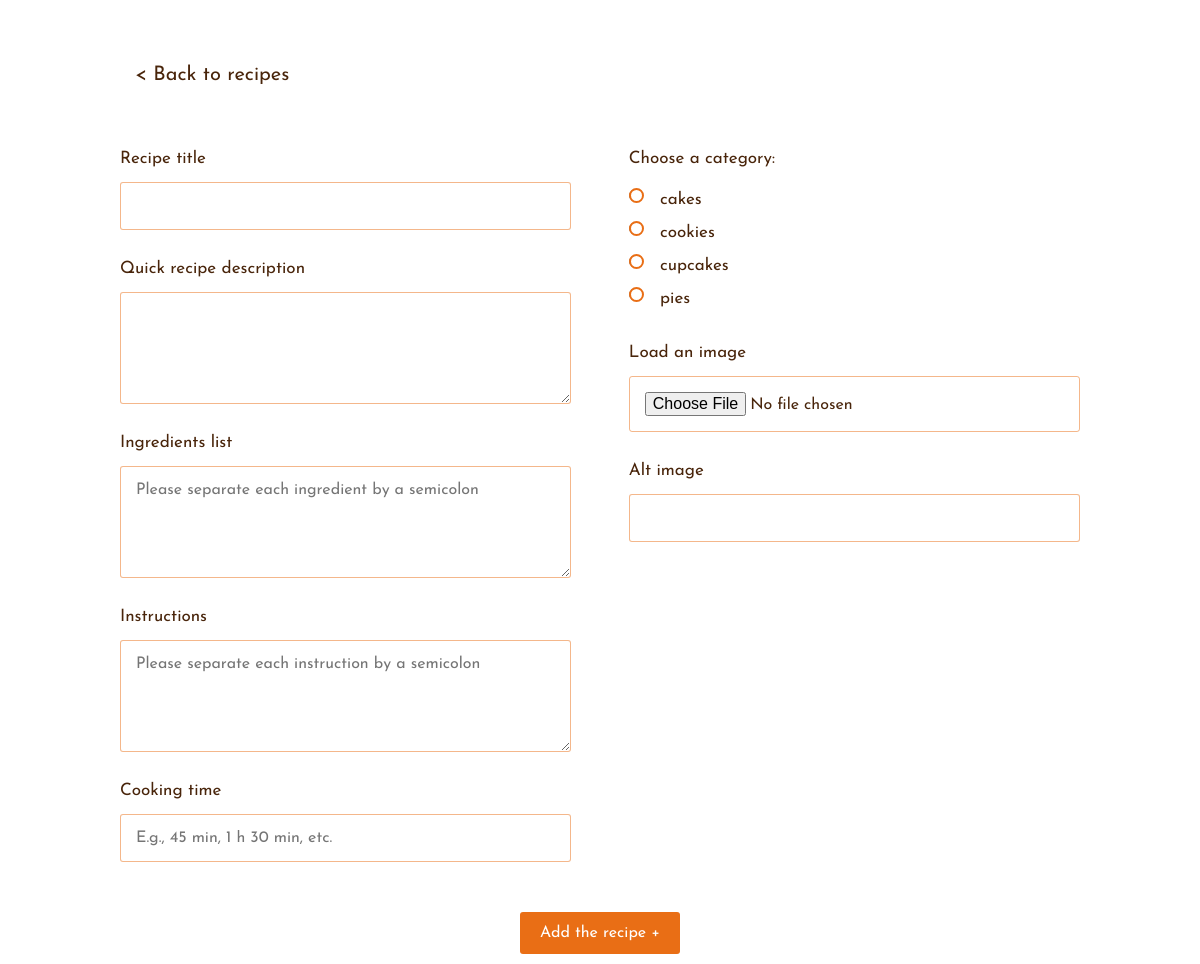
The app's page /new-recipe.php with its own data.
### tables this page shows
CREATE TABLE IF NOT EXISTS `category` (
  `id_category` int NOT NULL AUTO_INCREMENT,
  `name_category` varchar(255) NOT NULL,
  PRIMARY KEY (`id_category`)
);

### new-recipe.php (the view, shortened to what this page needs)
<?php
require_once 'connect.php';
$catQuery = $db->query("SELECT `id_category`, `name_category` FROM `category`");
$cat = $catQuery->fetchAll(PDO::FETCH_ASSOC);
?>
<!DOCTYPE html>
<html lang="en">
<head>
    <link rel="stylesheet" href="main.css">
</head>
<body>
    <section id="add-new">
        <div class="container">
            <a href="admin.php" class="arrow"> < Back to recipes </a>
            <form action="dbnew-recipe.php" method="POST" class="dflex fdcolumn" enctype="multipart/form-data">
                <div class="dflex">
                    <div class="form-wrapper">
                        <div class="dflex fdcolumn">
                            <label for="title">Recipe title</label>
                            <input type="text" name="title" id="title">
                        </div>
                        <div class="dflex fdcolumn">
                            <label for="description">Quick recipe description</label>
                            <textarea name="description" id="description" cols="30" rows="5"></textarea>
                        </div>
                        <div class="dflex fdcolumn">
                            <label for="ingredients">Ingredients list</label>
                            <textarea name="ingredients" id="ingredients" cols="30" rows="5" placeholder="Please separate each ingredient by a semicolon"></textarea>
                        </div>
                        <div class="dflex fdcolumn">
                            <label for="instructions">Instructions</label>
                            <textarea name="instructions" id="instructions" cols="30" rows="5" placeholder="Please separate each instruction by a semicolon"></textarea>
                        </div>
                        <div class="dflex fdcolumn">
                            <label for="timing">Cooking time</label>
                            <input type="text" name="timing" id="timing" placeholder="E.g., 45 min, 1 h 30 min, etc.">
                        </div>
                    </div>
                    <div class="form-wrapper">
                        <p class="label">Choose a category:</p>
                        <div class="dflex fdcolumn radio-wrapper">
<?php
foreach($cat as $c) {
?>
                            <div>
                                <input type="radio" id="<?=$c['name_category']?>"
                                name="category" value="<?=$c['id_category']?>">
                                <label for="<?=$c['name_category']?>"><?=$c['name_category']?></label>
                            </div>
<?php
}
?>
                        </div>
                        <div class="dflex fdcolumn">
                            <label for="img">Load an image</label>
                            <input type="file" name="img" id="img">
                        </div>
                        <div class="dflex fdcolumn">
                            <label for="alt">Alt image</label>
                            <input type="text" name="alt" id="alt">
                        </div>
                    </div>
                </div>
                <input type="submit" name="submit" value="Add the recipe +" class="add-input">
            </form>
        </div>
    </section>
</body>
</html>

### main.css (style rules this page uses)
* { margin: 0; padding: 0; font-size: 10px; }
body { color: #49250B; font-family: 'Josefin Sans', sans-serif; }
.container { width: 1170px; margin: 0 auto; }
.dflex { display: flex; }
.fdcolumn { flex-direction: column; }
a { text-decoration: none; display: inline-block; }
a.arrow { color: #49250B; font-size: 2rem; font-weight: 400; padding: 15px; transition: all .2s ease-in-out; }
@media screen and (max-width: 1200px) { .container { width: 960px; } }
#add-new { padding-top: 50px; }
form > div.dflex { justify-content: space-between; }
.form-wrapper { width: 47%; margin-top: 20px; }
.form-wrapper label, p.label { font-size: 1.7rem; color: #49250B; margin: 30px 0 15px; }
.form-wrapper input, .form-wrapper textarea { border: 1px solid #e96d157e; box-sizing: border-box; padding: 15px; border-radius: 3px; font-family: 'Josefin Sans', sans-serif; font-weight: 400; font-size: 1.6rem; max-width: 100%; }
.radio-wrapper > div { padding: 7px 0; }
.radio-wrapper > div > input { margin-right: 15px; color: #E96E15; }
input[type='radio']:after { width: 11px; height: 11px; border-radius: 15px; top: -1px; left: 0; position: relative; background-color: #fff; content: ''; display: inline-block; visibility: visible; border: 2px solid #E96E15; }
input.add-input { font-family: 'Josefin Sans', sans-serif; font-size: 1.6rem; color: #fff; background-color: #E96E15; padding: 13px 20px; border-radius: 3px; margin: 10px 0; transition: all .2s ease-in-out; border: none; margin-top: 50px; box-sizing: border-box; max-width: 210px; align-self: center; }

### records on screen
category: name_category "cakes"
category: name_category "cookies"
category: name_category "cupcakes"
category: name_category "pies"
